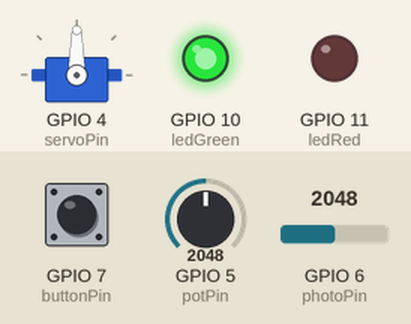
Simulated run of this sketch. Board: ESP32-S3. On the bench: servo, output pins drawn as LEDs (lit = HIGH). The inputs (shaded band) are chosen by the test bench; at power-on: GPIO 6 (photoPin) = 2048, GPIO 5 (potPin) = 2048, GPIO 7 (buttonPin) LOW (analog values on the 0–4095 scale). What the sketch prints to the serial monitor is not drawn.

Above: at 1.2 s.
1.3 s: GPIO 6 (photoPin) set to 2256
2.8 s: GPIO 6 (photoPin) set to 2376
At 4.0 s:
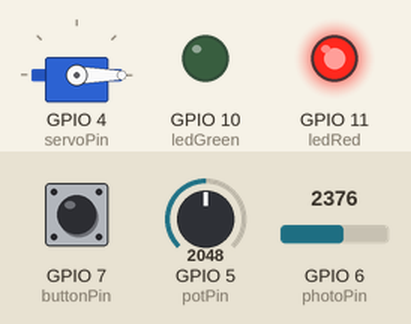
4.3 s: GPIO 6 (photoPin) set to 2047
At 5.3 s:
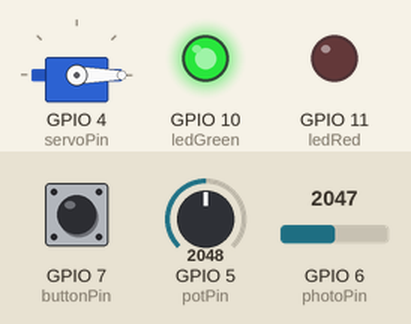
5.8 s: GPIO 6 (photoPin) set to 2866
At 6.3 s:
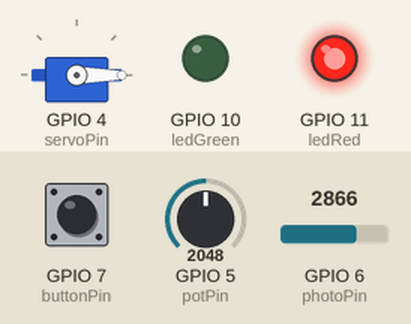
7.3 s: GPIO 6 (photoPin) set to 2947
8.8 s: GPIO 6 (photoPin) set to 3043
At 9.8 s:
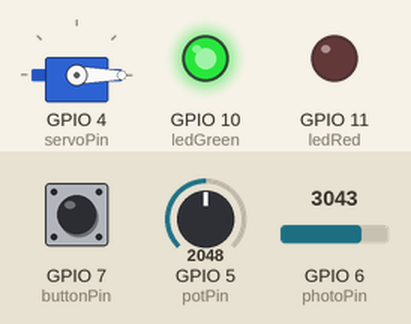
Timing chart, 0 to 11.3 s (numbered marks = the images above; inputs shaded):
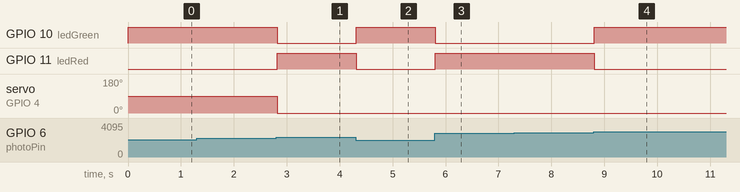

The sketch:

rakinola_midtermProjectVersion_2.ino
```cpp
/*
Rukayat Akinola
Spring'25 - MTEC2280
Midterm Project Version_2

Description: I intend to use a pot to control a servo, with an arm extension.
The arm extension would act like a real hand obstructing a photocell.
The photocell like an annoyed sibling will return the servo arm away some predetermined degree
*/

#include <ESP32Servo.h>
Servo servo; // create Servo object

//analog sensors (potentiometer,photocell)
const int potPin = 5;
const int photoPin = 6;

//digital sensor (pushButton)
const int buttonPin = 7;

// circuit LED's and their functions
const int ledGreen = 10;
const int ledRed = 11;

//timer controls
int currentTime = 0 ;
const int timeInterval = 1000;

//arm extension servo attachment
const int servoPin = 4;

//analog & digital controls
int potRead;
int angle;

int photoRead;
int buttonRead;


void setup() {
  // put your setup code here, to run once:
  pinMode(ledGreen, OUTPUT);
  pinMode(ledRed, OUTPUT);

  servo.attach(servoPin);

  pinMode(potPin, INPUT);
  pinMode(photoPin, INPUT);
  pinMode(buttonPin, INPUT);

  analogReadResolution(8);
  Serial.begin(115200);

}

void loop() {

  //potReads & servoControl
  potRead = analogRead(potPin);
  angle = map(potRead, 0, 255, 0, 180);\

  /*I introduced a button to control the Potentiometer and servo angle incongurence.
  my intial problem was when I wrote code for independent servo movement
  it become out of sync with the potentiometer.
  Now, the servo ignores the potentiometer unless the button is pressed
  This allows me to always reset the Potentiometer to 0, to re-sync it with the servo angle.
  */
  if(buttonRead == 1){
    servo.write(angle);
  }

  photoRead = analogRead(photoPin);
  buttonRead = digitalRead(buttonPin);

  //variable tracking
  Serial.printf("currentTime = %i, timeInterval = %i \n", currentTime, timeInterval);
  Serial.printf("Potvalue = %i, ServoAngle = %i, button = %i, photoCell = %i \n", potRead, angle, buttonRead, photoRead);

  /*I also truncated the states of the project to just one state
  The photocell did not provide me a lot of ranges to work with.
  So the current system only senses when the arm extension is directly above the photocell.
  The LED in the circuit signal RED (above photocell) or GREEN (not above photocell).
  */
   if((photoRead >= 145) && (photoRead <= 185)){
    currentTime = millis();
    digitalWrite(ledRed, HIGH);
    digitalWrite(ledGreen, LOW);

    /* While included a 1000 millis (1 second) timer.
    I don't feel it too necessary for the circuit.
    The angle > 0 logic, however allows the circuit to ignore input that isn't the arm extension.
    So, the angle doesn't attempt to return to 0 from other interferences.
    */
    if((currentTime >= timeInterval) && (angle > 0)){
       servo.write(angle - angle);
    }

  }
  else{
    //reset timer
    currentTime = 0;

    //reset LED light signals for range
    digitalWrite(ledGreen, HIGH);
    digitalWrite(ledRed, LOW);
  }
  // }
}
```

Measured:
- the behaviour switches between 2319 and 2320 on GPIO 6 (photoPin) (found by bisection; images 0 and 1)
- the behaviour switches between 2975 and 2976 on GPIO 6 (photoPin) (found by bisection; images 3 and 4)
- after the input at 2.8 s, GPIO 10 (ledGreen): HIGH → LOW at once; GPIO 11 (ledRed): LOW → HIGH at once; servo on GPIO 4 (servoPin): 90° → 0° at once
- after the input at 4.3 s, GPIO 10 (ledGreen): LOW → HIGH at once; GPIO 11 (ledRed): HIGH → LOW at once
- after the input at 5.8 s, GPIO 10 (ledGreen): HIGH → LOW at once; GPIO 11 (ledRed): LOW → HIGH at once
- after the input at 8.8 s, GPIO 10 (ledGreen): LOW → HIGH at once; GPIO 11 (ledRed): HIGH → LOW at once
